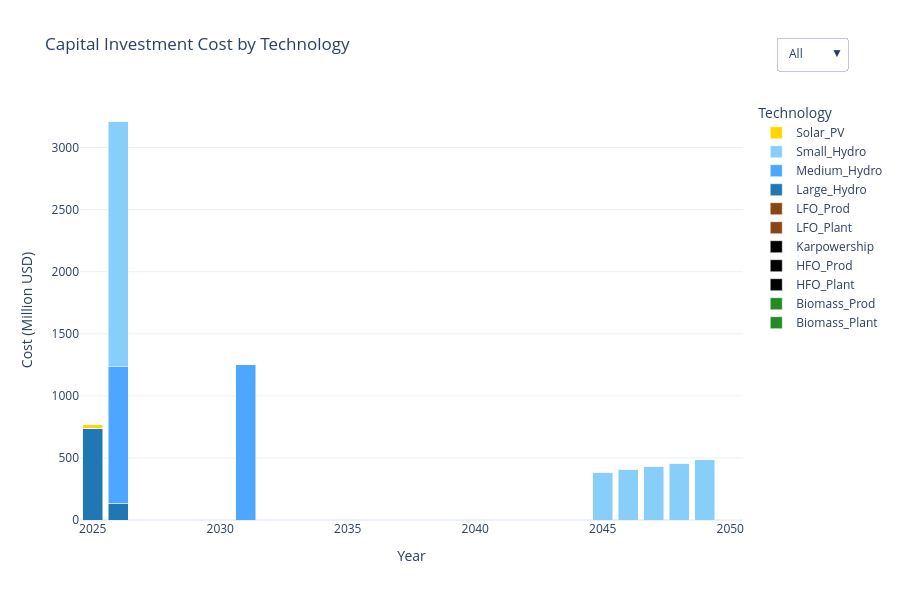

This figure's notebook cell:
### Markdown cell above
### Annual Capital Costs by Technology

### Code cell
import pandas as pd
import plotly.graph_objects as go

# === Load technology color map ===
with open("tech_colors.json") as f:
    tech_colors = json.load(f)

# === Load and prepare capital investment data ===
df_capex = pd.read_csv(res_dir / "CapitalInvestment.csv")
df_capex.rename(columns={"y": "YEAR", "t": "TECHNOLOGY", "CapitalInvestment": "VALUE"}, inplace=True)

# Pivot to wide format
df_pivot = df_capex.pivot_table(index="YEAR", columns="TECHNOLOGY", values="VALUE", aggfunc="sum")
years = df_pivot.index.tolist()

# === Build figure ===
fig = go.Figure()

for tech in df_pivot.columns:
    fig.add_trace(go.Bar(
        x=years,
        y=df_pivot[tech].fillna(0),
        name=tech,
        marker=dict(color=tech_colors.get(tech, "#D3D3D3")),  # Fallback to gray
        hovertemplate=f"{tech}<br>Year: %{{x}}<br>Cost: %{{y:.2f}} Million USD"
    ))

# === Layout and interactivity ===
fig.update_layout(
    title="Capital Investment Cost by Technology",
    xaxis_title="Year",
    yaxis_title="Cost (Million USD)",
    barmode='stack',
    template="plotly_white",
    height=600,
    legend_title="Technology",
    hovermode="x unified",
    updatemenus=[
        {
            "buttons": [
                {"label": "All", "method": "update", "args": [{"visible": [True] * len(df_pivot.columns)}]},
                {"label": "None", "method": "update", "args": [{"visible": [False] * len(df_pivot.columns)}]},
            ],
            "direction": "down",
            "x": 1.05,
            "xanchor": "left",
            "y": 1.15,
            "yanchor": "top"
        }
    ]
)

# === Show plot with fallback ===
try:
    fig.show()
except ValueError:
    print("🔁 Fallback to browser due to rendering issue.")
    fig.show(renderer="browser")

### Figure 1 — Plotly figure (JSON) as saved in the notebook; plotly's stock layout.template omitted (floating-point values rounded to 4 significant figures)
{"data": [{"hovertemplate": "Biomass_Plant<br>Year: %{x}<br>Cost: %{y:.2f} Million USD", "marker": {"color": "#228B22"}, "name": "Biomass_Plant", "type": "bar", "x": [2025, 2026, 2027, 2028, 2029, 2030, 2031, 2032, 2033, 2034, 2035, 2036, 2037, 2038, 2039, 2040, 2041, 2042, 2043, 2044, 2045, 2046, 2047, 2048, 2049, 2050], "y": [0.0, 0.0, 0.0, 0.0, 0.0, 0.0, 0.0, 0.0, 0.0, 0.0, 0.0, 0.0, 0.0, 0.0, 0.0, 0.0, 0.0, 0.0, 0.0, 0.0, 0.0, 0.0, 0.0, 0.0, 0.0, 0.0]}, {"hovertemplate": "Biomass_Prod<br>Year: %{x}<br>Cost: %{y:.2f} Million USD", "marker": {"color": "#228B22"}, "name": "Biomass_Prod", "type": "bar", "x": [2025, 2026, 2027, 2028, 2029, 2030, 2031, 2032, 2033, 2034, 2035, 2036, 2037, 2038, 2039, 2040, 2041, 2042, 2043, 2044, 2045, 2046, 2047, 2048, 2049, 2050], "y": [0.0, 0.0, 0.0, 0.0, 0.0, 0.0, 0.0, 0.0, 0.0, 0.0, 0.0, 0.0, 0.0, 0.0, 0.0, 0.0, 0.0, 0.0, 0.0, 0.0, 0.0, 0.0, 0.0, 0.0, 0.0, 0.0]}, {"hovertemplate": "HFO_Plant<br>Year: %{x}<br>Cost: %{y:.2f} Million USD", "marker": {"color": "#000000"}, "name": "HFO_Plant", "type": "bar", "x": [2025, 2026, 2027, 2028, 2029, 2030, 2031, 2032, 2033, 2034, 2035, 2036, 2037, 2038, 2039, 2040, 2041, 2042, 2043, 2044, 2045, 2046, 2047, 2048, 2049, 2050], "y": [0.0, 0.0, 0.0, 0.0, 0.0, 0.0, 0.0, 0.0, 0.0, 0.0, 0.0, 0.0, 0.0, 0.0, 0.0, 0.0, 0.0, 0.0, 0.0, 0.0, 0.0, 0.0, 0.0, 0.0, 0.0, 0.0]}, {"hovertemplate": "HFO_Prod<br>Year: %{x}<br>Cost: %{y:.2f} Million USD", "marker": {"color": "#000000"}, "name": "HFO_Prod", "type": "bar", "x": [2025, 2026, 2027, 2028, 2029, 2030, 2031, 2032, 2033, 2034, 2035, 2036, 2037, 2038, 2039, 2040, 2041, 2042, 2043, 2044, 2045, 2046, 2047, 2048, 2049, 2050], "y": [0.0, 0.0, 0.0, 0.0, 0.0, 0.0, 0.0, 0.0, 0.0, 0.0, 0.0, 0.0, 0.0, 0.0, 0.0, 0.0, 0.0, 0.0, 0.0, 0.0, 0.0, 0.0, 0.0, 0.0, 0.0, 0.0]}, {"hovertemplate": "Karpowership<br>Year: %{x}<br>Cost: %{y:.2f} Million USD", "marker": {"color": "#000000"}, "name": "Karpowership", "type": "bar", "x": [2025, 2026, 2027, 2028, 2029, 2030, 2031, 2032, 2033, 2034, 2035, 2036, 2037, 2038, 2039, 2040, 2041, 2042, 2043, 2044, 2045, 2046, 2047, 2048, 2049, 2050], "y": [0.0, 0.0, 0.0, 0.0, 0.0, 0.0, 0.0, 0.0, 0.0, 0.0, 0.0, 0.0, 0.0, 0.0, 0.0, 0.0, 0.0, 0.0, 0.0, 0.0, 0.0, 0.0, 0.0, 0.0, 0.0, 0.0]}, {"hovertemplate": "LFO_Plant<br>Year: %{x}<br>Cost: %{y:.2f} Million USD", "marker": {"color": "#8B4513"}, "name": "LFO_Plant", "type": "bar", "x": [2025, 2026, 2027, 2028, 2029, 2030, 2031, 2032, 2033, 2034, 2035, 2036, 2037, 2038, 2039, 2040, 2041, 2042, 2043, 2044, 2045, 2046, 2047, 2048, 2049, 2050], "y": [0.0, 0.0, 0.0, 0.0, 0.0, 0.0, 0.0, 0.0, 0.0, 0.0, 0.0, 0.0, 0.0, 0.0, 0.0, 0.0, 0.0, 0.0, 0.0, 0.0, 0.0, 0.0, 0.0, 0.0, 0.0, 0.0]}, {"hovertemplate": "LFO_Prod<br>Year: %{x}<br>Cost: %{y:.2f} Million USD", "marker": {"color": "#8B4513"}, "name": "LFO_Prod", "type": "bar", "x": [2025, 2026, 2027, 2028, 2029, 2030, 2031, 2032, 2033, 2034, 2035, 2036, 2037, 2038, 2039, 2040, 2041, 2042, 2043, 2044, 2045, 2046, 2047, 2048, 2049, 2050], "y": [0.0, 0.0, 0.0, 0.0, 0.0, 0.0, 0.0, 0.0, 0.0, 0.0, 0.0, 0.0, 0.0, 0.0, 0.0, 0.0, 0.0, 0.0, 0.0, 0.0, 0.0, 0.0, 0.0, 0.0, 0.0, 0.0]}, {"hovertemplate": "Large_Hydro<br>Year: %{x}<br>Cost: %{y:.2f} Million USD", "marker": {"color": "#1f77b4"}, "name": "Large_Hydro", "type": "bar", "x": [2025, 2026, 2027, 2028, 2029, 2030, 2031, 2032, 2033, 2034, 2035, 2036, 2037, 2038, 2039, 2040, 2041, 2042, 2043, 2044, 2045, 2046, 2047, 2048, 2049, 2050], "y": [737.0, 136.0, 0.0, 0.0, 0.0, 0.0, 0.0, 0.0, 0.0, 0.0, 0.0, 0.0, 0.0, 0.0, 0.0, 0.0, 0.0, 0.0, 0.0, 0.0, 0.0, 0.0, 0.0, 0.0, 0.0, 0.0]}, {"hovertemplate": "Medium_Hydro<br>Year: %{x}<br>Cost: %{y:.2f} Million USD", "marker": {"color": "#4da6ff"}, "name": "Medium_Hydro", "type": "bar", "x": [2025, 2026, 2027, 2028, 2029, 2030, 2031, 2032, 2033, 2034, 2035, 2036, 2037, 2038, 2039, 2040, 2041, 2042, 2043, 2044, 2045, 2046, 2047, 2048, 2049, 2050], "y": [0.0, 1100.0, 0.0, 0.0, 0.0, 0.0, 1255.0, 0.0, 0.0, 0.0, 0.0, 0.0, 0.0, 0.0, 0.0, 0.0, 0.0, 0.0, 0.0, 0.0, 0.0, 0.0, 0.0, 0.0, 0.0, 0.0]}, {"hovertemplate": "Small_Hydro<br>Year: %{x}<br>Cost: %{y:.2f} Million USD", "marker": {"color": "#87CEFA"}, "name": "Small_Hydro", "type": "bar", "x": [2025, 2026, 2027, 2028, 2029, 2030, 2031, 2032, 2033, 2034, 2035, 2036, 2037, 2038, 2039, 2040, 2041, 2042, 2043, 2044, 2045, 2046, 2047, 2048, 2049, 2050], "y": [0.0, 1977.0, 0.0, 0.0, 0.0, 0.0, 0.0, 0.0, 0.0, 0.0, 0.0, 0.0, 0.0, 0.0, 0.0, 0.0, 0.0, 0.0, 0.0, 0.0, 383.4, 406.9, 431.6, 457.6, 486.0, 0.0]}, {"hovertemplate": "Solar_PV<br>Year: %{x}<br>Cost: %{y:.2f} Million USD", "marker": {"color": "#FFD700"}, "name": "Solar_PV", "type": "bar", "x": [2025, 2026, 2027, 2028, 2029, 2030, 2031, 2032, 2033, 2034, 2035, 2036, 2037, 2038, 2039, 2040, 2041, 2042, 2043, 2044, 2045, 2046, 2047, 2048, 2049, 2050], "y": [30.55, 0.0, 0.0, 0.0, 0.0, 0.0, 0.0, 0.0, 0.0, 0.0, 0.0, 0.0, 0.0, 0.0, 0.0, 0.0, 0.0, 0.0, 0.0, 0.0, 0.0, 0.0, 0.0, 0.0, 0.0, 2.962]}], "layout": {"barmode": "stack", "height": 600, "hovermode": "x unified", "legend": {"title": {"text": "Technology"}}, "title": {"text": "Capital Investment Cost by Technology"}, "updatemenus": [{"buttons": [{"args": [{"visible": [true, true, true, true, true, true, true, true, true, true, true]}], "label": "All", "method": "update"}, {"args": [{"visible": [false, false, false, false, false, false, false, false, false, false, false]}], "label": "None", "method": "update"}], "direction": "down", "x": 1.05, "xanchor": "left", "y": 1.15, "yanchor": "top"}], "xaxis": {"title": {"text": "Year"}}, "yaxis": {"title": {"text": "Cost (Million USD)"}}}}
